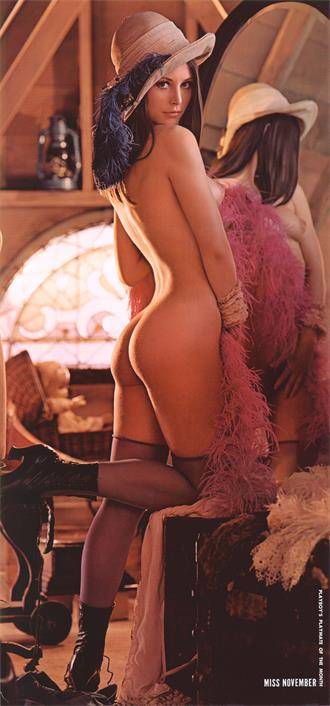
//> input picture FromBook-Opencv算法精解/3.1仿射变换/3.1仿射变换/lena_full.jpg, 330 x 706 px
$ ./main   (built with g++ and OpenCV 4)
//> lines starting //> are read from the running program, lines starting //| are printed output that depends on the picture
#include<iostream>
#include<opencv2\core\core.hpp>
#include<opencv2\highgui\highgui.hpp>
#include<opencv2\imgproc\imgproc.hpp>

using namespace std;
using namespace cv;

// [63 lines left out: functions FourierDemo, fft2, DemoFastFourier, not called in this run]

//幅度谱和相位谱的灰度级展示
Mat grayShow(Mat spectrum)
{
	//为了更好的显示幅度谱，先进行对数运算，然后归一化后乘以255并保存为CV_8U类型
	Mat dst;
	log(spectrum + 1, dst);

	//注意这里因为使用NORM_MINMAX参数，表明采用最小-最大归一化到指定范围[a,b]
	//而具体的范围又第三个参数-alpha和第四个参数-beta决定。
	//具体的a=min(a,b),b=max(a,b),所以这里写成1,0也是可以的
	normalize(dst, dst, 0, 1, NORM_MINMAX);
	dst.convertTo(dst, CV_8UC1, 255, 0);   //从0-1范围直接乘以255放缩到0-255范围
	return dst;
}
Mat getPhase(Mat src)
{
	Mat tempI;
	src.convertTo(tempI, CV_64FC1); //傅立叶变换的图像是folat或者double类型

	Mat F;
	//输出复数形式的傅立叶变换矩阵(双通道)，以便进行后面幅度谱和相位谱的计算
	dft(tempI, F, DFT_COMPLEX_OUTPUT);


	//得到傅立叶变换后的复数矩阵
	vector<Mat> dftChannals;
	split(F, dftChannals);
	//imshow("傅立叶变换的实部", dftChannals[0]);
	//imshow("傅立叶变换的虚部", dftChannals[1]);
	//cout << "实虚部通道的类型:" << dftChannals[0].type() << "-" << dftChannals[1].type() << endl;  //CV_64F
																						   //求相位谱
	Mat phase; //幅度谱，相位谱，傅立叶变换矩阵的大小都是与原图大小相等的
	phase.create(tempI.size(), CV_64FC1);
	for (int r = 0; r < phase.rows; r++)
	{
		for (int c = 0; c < phase.cols; c++)
		{
			double real = dftChannals[0].at<double>(r, c);
			double imaginary = dftChannals[1].at<double>(r, c);
			phase.at<double>(r, c) = atan2(imaginary, real);
		}
	}
	return phase;
}
Mat getAmplitude(Mat src)
{
	Mat tempI;
	src.convertTo(tempI, CV_64FC1); //傅立叶变换的图像是folat或者double类型

	Mat F;
	//输出复数形式的傅立叶变换矩阵(双通道)，以便进行后面幅度谱和相位谱的计算
	dft(tempI, F, DFT_COMPLEX_OUTPUT);


	//得到傅立叶变换后的复数矩阵
	vector<Mat> dftChannals;
	split(F, dftChannals);      //release版本下
	//imshow("傅立叶变换的实部", dftChannals[0]);
	//imshow("傅立叶变换的虚部", dftChannals[1]);
	//cout << "实虚部通道的类型:" << dftChannals[0].type() << "-" << dftChannals[1].type() << endl;  //CV_64F

	//计算幅度谱，幅度谱每个位置等于傅立叶矩阵实部与虚部的平方和的平方根
	Mat amplitude;
	magnitude(dftChannals[0], dftChannals[1], amplitude);
	//cout << "幅度谱类型:" << amplitude.type() << endl;   //CV_64F
	//imshow("幅度谱(频率谱)", amplitude);     //纯白的

	return amplitude;
}
int main()
{
	Mat src = imread("lena_full.jpg", CV_LOAD_IMAGE_GRAYSCALE);
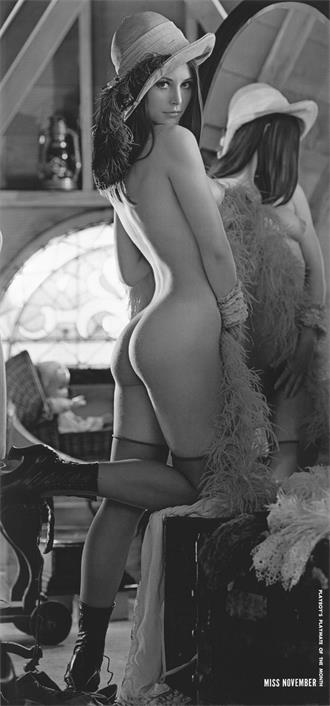
//> src: 706 rows x 330 cols, CV_8UC1; min 0, max 255, mean 91.9
	imshow("原图", src);

	//傅立叶变换
	//FourierDemo(src);
	//快速傅立叶变换
	//DemoFastFourier(src);


	//计算图像的幅度谱(即频率谱)和相位谱
	//由傅立叶变化可知F(0,0)是整个傅立叶变化矩阵中最大的，其等于输入矩阵f的所有像素值之和
	//同时因为幅度谱Amplitude是虚部和实部平方和的开根号，所以Amplitude(0,0)=F(0,0)
	//所以幅度谱中最大的值是Amplitude(0,0)在左上角，为了便于观察，将最大值移动到幅度谱的中心
	//这时候将原图中每个像素值乘以(r+c)^(-1)
	int rows = src.rows;
//> rows = 706
	int cols = src.cols;
//> cols = 330
	for (int r = 0; r < rows; r++)
	{
		for (int c = 0; c < cols; c++)
		{
			//由于uchar范围是0-255,所以乘以-1后变成负数的像素会溢出，然后实际保存的值就是(256+该负数)
			if ((r + c) % 2 == 1)
				src.at<uchar>(r, c) *= -1;
		}
	}
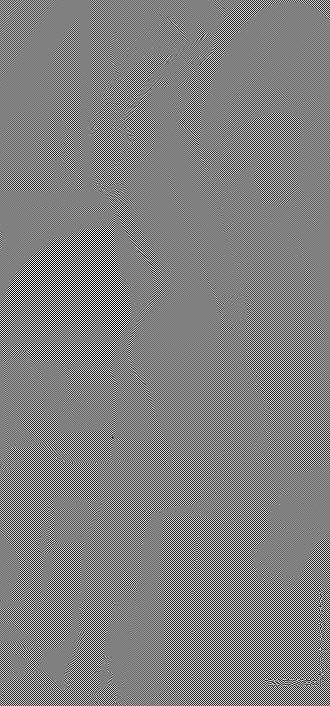
//> src: 706 rows x 330 cols, CV_8UC1; min 0, max 255, mean 128
	imshow("原图*(-1)", src);

	//得到幅度谱
	Mat amplitude=getAmplitude(src);   //这里是纯粹的幅度谱-CV_64F
	Mat amplitudeGray = grayShow(amplitude);
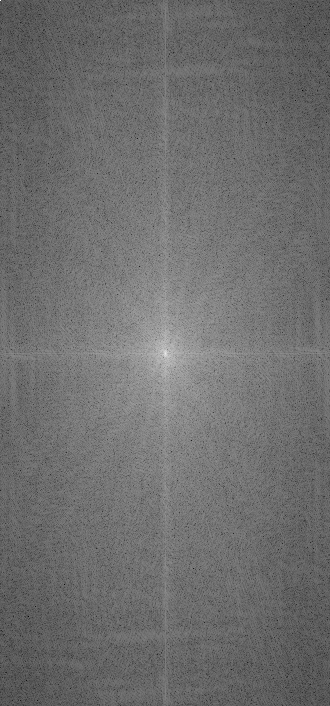
//> amplitudeGray: 706 rows x 330 cols, CV_8UC1; min 0, max 255, mean 109.9
	imshow("幅度谱的灰度级展示", amplitudeGray);
	//得到相位谱
	Mat phase = getPhase(src);
//> after the loop in getPhase, `for (int r = 0; r < phase.rows; r++)`:
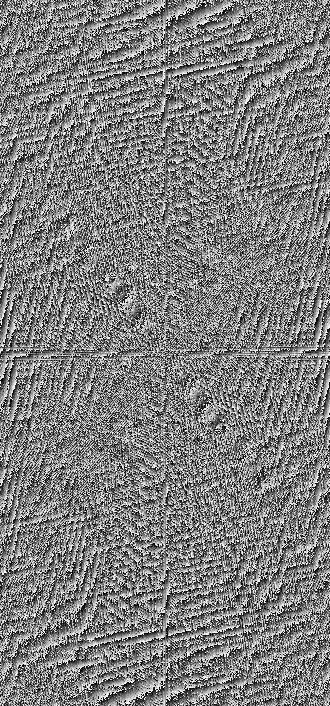
//> phase: 706 rows x 330 cols, CV_64FC1; min -3.14, max 3.14, mean -1.35e-05; drawn with min black and max white
	Mat phaseGray = grayShow(phase);
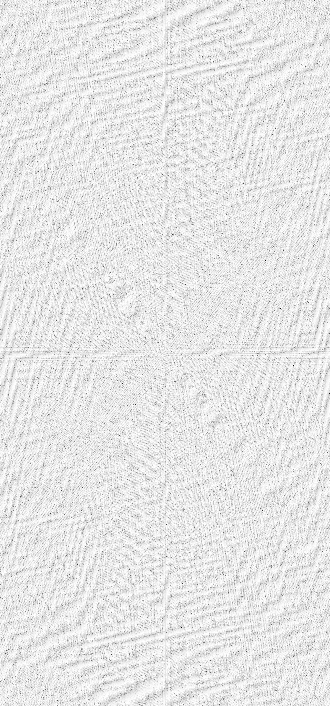
//> phaseGray: 706 rows x 330 cols, CV_8UC1; min 0, max 255, mean 230.4
	imshow("相位谱的灰度级展示", phaseGray);

	cout << "------------------------------------------------" << endl;
	//下面为个人测试:改变幅度谱中频率较高的部分，然后与相位谱合并后进行傅立叶逆变换
	//这里会使得图片中高频部分被去除，各部分灰度级相似
	//注意这里最好在一开始得到的原幅度谱上去除高频部分,而不要用灰度级展示的幅度谱去除高频部分
	rectangle(amplitude, Rect(265, 595, 50, 50), Scalar(0), -1);
//> amplitude: 706 rows x 330 cols, CV_64FC1; min 0, max 29821549, mean 5869
	//如果不去除频率较高的部分，那么就相当于没做变化，直接按照傅立叶逆变化的步骤还原回原图

	//根据幅度谱和相位谱得到傅立叶变化的复数矩阵-实数部分和虚数部分
	Mat realMat = Mat(amplitude.size(), CV_64FC1);
	Mat imaginayrMat = Mat(amplitude.size(), CV_64FC1);
	for (int r = 0; r < realMat.rows; r++)
	{
		for (int c = 0; c < realMat.cols; c++)
		{
			//用纯粹的幅度谱还原实部虚部，而不要用灰度级显示的幅度谱
			//同样，也是用纯粹的相位谱还原时序不，不要用其灰度级展示
			//灰度级展示的目的仅仅是为了展示
			double a = amplitude.at<double>(r, c);
			double p= phase.at<double>(r, c);
			realMat.at<double>(r, c) = a*cos(p);
			imaginayrMat.at<double>(r, c) = a*sin(p);
		}
	}
	// [6 lines of commented-out code are left out]
	Mat invF;
	vector<Mat> invFChannals;
	invFChannals.push_back(realMat);
	invFChannals.push_back(imaginayrMat);
	merge(invFChannals, invF);

	//进行傅立叶逆变换
	Mat invRes;
	dft(invF, invRes, DFT_REAL_OUTPUT + DFT_INVERSE + DFT_SCALE);
	invRes.convertTo(invRes, CV_8UC1);

	//再乘-1还原原图
	for (int r = 0; r < invRes.rows; r++)
	{
		for (int c = 0; c < invRes.cols; c++)
		{
			if ((r + c) % 2 == 1)
				invRes.at<uchar>(r, c) *= -1;
		}
	}

	imshow("invRes", invRes);
	imwrite("invRes.jpg", invRes);


	waitKey(0);
	return 0;
}
